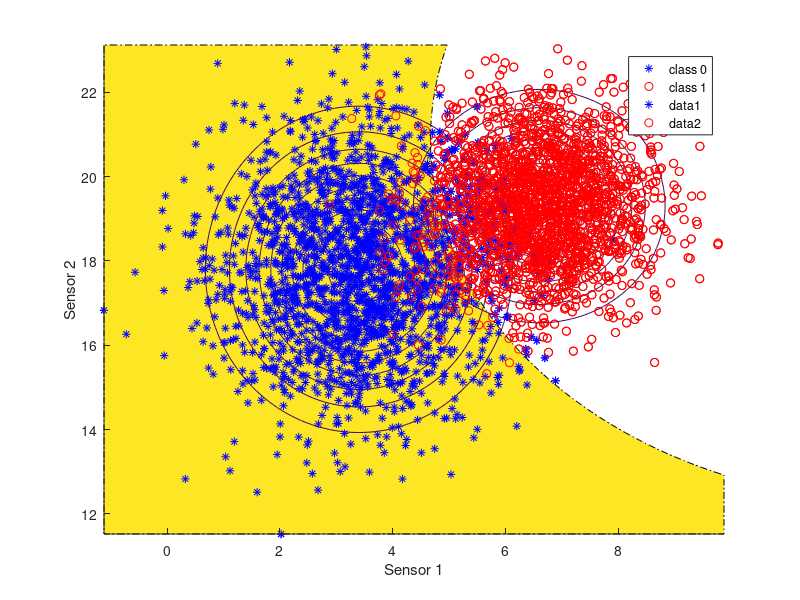
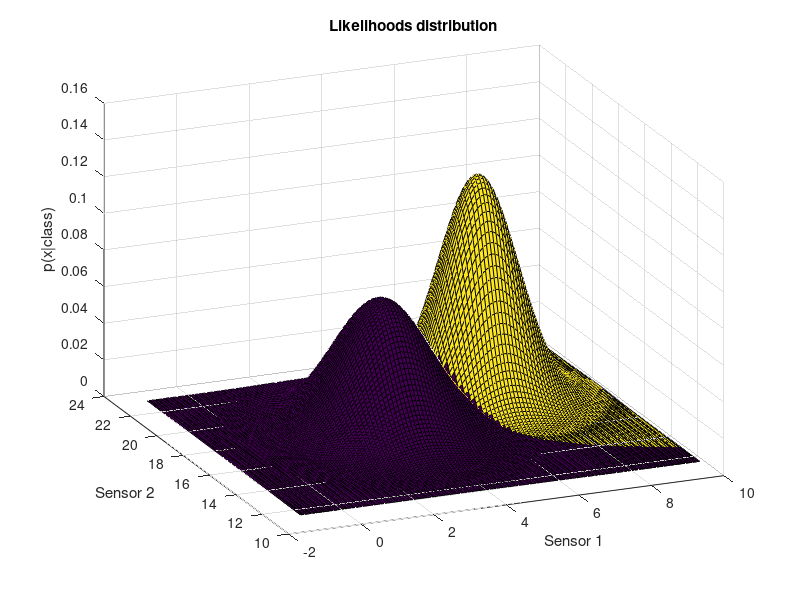
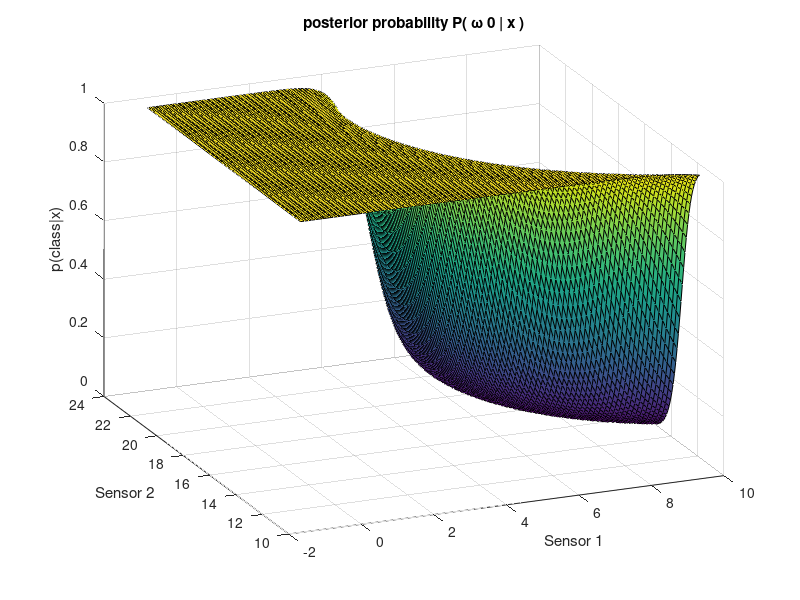

MATLAB code to generate these figures, in order:
## Team member 
#1. Faiz Ahmed id: 1152231,
#2. Md Abu Noman Majumdar id: 1144101, 
#3. Mohammad Abir Reza id: 1151705


close all;
clear;


load("twoClasses.mat");

## Part a

# cell structue will be
#  number of class = 2
#=========================
#  class0 Sensor1 Sensor2
#-------------------------
#   Obs_1   -       - 
#   Obs_2   -       -
#     .
#     .
#     .
#   Obs_2000  -       -   

#  class1 Sensor1 Sensor2
#   Obs_1   -       - 
#   Obs_2   -       -
#     .
#     .
#     .
#   Obs_2000   -       -
  
cloud1 = cell(2001,3,2); 
observations = strcat({'Obs_'},num2str((1:2000)','%d'));

cloud1(2:end, 1, :) = repmat(observations, [1 1 2]);

cloud1(1, 1, 1) = "Class0";
cloud1(1, 1, 2) = "Class1";
attribute = {"Sensor1", "Sensor2"};
cloud1(1, 2:end, :) = repmat(attribute,[1 1 2]);

cloud1(2:end, 2:end, 1) = num2cell(transpose(patterns(:, 1:2000)));
cloud1(2:end, 2:end, 2) = num2cell(transpose(patterns(:, 2001:4000)));


## Part b

class0_sensor1 = cell2mat(cloud1(2:end, 2, 1));
class0_sensor2 = cell2mat(cloud1(2:end, 3, 1));

class1_sensor1 = cell2mat(cloud1(2:end, 2, 2));
class1_sensor2 = cell2mat(cloud1(2:end, 3, 2));

### Covariance matrixes of the sensor vectors

#>> cov([class0_sensor1, class0_sensor2])
# ans =
#
#    1.5452206   0.0053226
#    0.0053226   3.1228906

# >> cov([class1_sensor1, class1_sensor2])
# ans =

#   1.037294   0.015407
#   0.015407   1.596455

# Here the minor  diagonal elements are ignorable with respect to main digonal values, so variables are not related.
# Hence, We can use  Gaussian model with independent components


pts_x = min(patterns(1,:)):0.1:max(patterns(1,:)); 
pts_y = min(patterns(2,:)):0.1:max(patterns(2,:)); 

# mean and standard deviation of class 0

mean11 = mean(class0_sensor1);  
std11 = sqrt(var(class0_sensor1));
mean12 = mean(class0_sensor2);  
std12 = sqrt(var(class0_sensor2));

px1 = exp(-0.5*((pts_x-mean11)./std11).^2)./(sqrt(2*pi)*std11);
px2 = exp(-0.5*((pts_y-mean12)./std12).^2)./(sqrt(2*pi)*std12);
p_x_1 = px2'*px1;

# mean and standard deviation of class 1
mean21 = mean(class1_sensor1);
std21 = sqrt(var(class1_sensor1));
mean22 = mean(class1_sensor2);  
std22 = sqrt(var(class1_sensor2));

px1 = exp(-0.5*((pts_x-mean21)./std21).^2)./(sqrt(2*pi)*std21);
px2 = exp(-0.5*((pts_y-mean22)./std22).^2)./(sqrt(2*pi)*std22);
p_x_2 = px2'*px1;

# priors
p_1 = 2000 / 4000;
p_2 = 2000 / 4000;

# evidence
p_x_1_p_1 = p_x_1 * p_1;
p_x_2_p_2 = p_x_2 * p_2;

p_x = p_x_1_p_1 + p_x_2_p_2;

# posteriors
p_1_x = p_x_1_p_1 ./ p_x;
p_2_x = p_x_2_p_2 ./ p_x;

# two point distributions
figure(1);
# To join multiple figures
hold on;

plot(class0_sensor1, class0_sensor2, "*b");
plot(class1_sensor1, class1_sensor2, "or");
legend("class 0", "class 1" );
xlabel("Sensor 1");
ylabel("Sensor 2");

contourf(pts_x, pts_y, p_1_x, [0.5 0.5], 'k-.');
contour(pts_x, pts_y, p_x_1);
contour(pts_x, pts_y, p_x_2);

plot(class0_sensor1, class0_sensor2, "*b");
plot(class1_sensor1, class1_sensor2, "or");



## Part c

## two likelihoods distribution
figure(2);
hold on;
xlabel("Sensor 1");
ylabel("Sensor 2");
zlabel("p(x|class)");
title("Likelihoods distribution")

# show decision boundary
C1 = 0.2*double(p_x_1 > p_x_2);
C2 = 0.5*double(p_x_2 > p_x_1);
C = C1 + C2;
surf(pts_x, pts_y, p_x_1, C);
surf(pts_x, pts_y, p_x_2, C);
view(-23,27);
grid;


## posterior probability P( ω 0 | x )

figure(3);
xlabel("Sensor 1");
ylabel("Sensor 2");
zlabel("p(class|x)");
title("posterior probability P( ω 0 | x )")
hold on;

surf(pts_x, pts_y, p_1_x);
view(-23,27);
grid;
